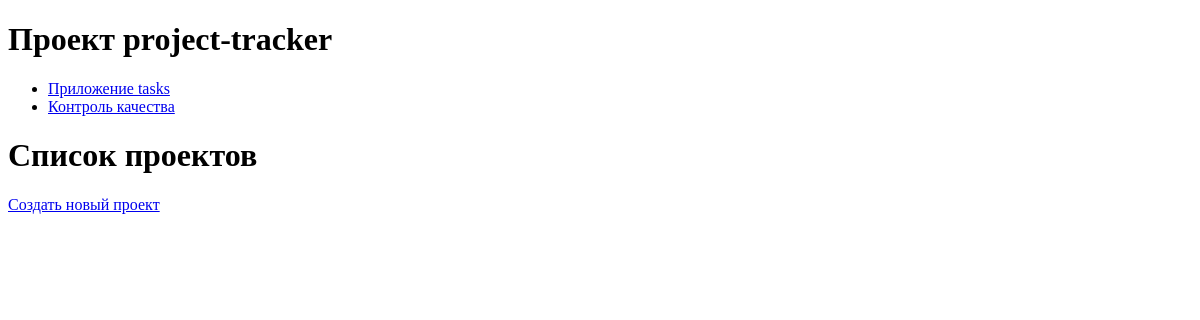
The app's page /tasks/projects/, older data.
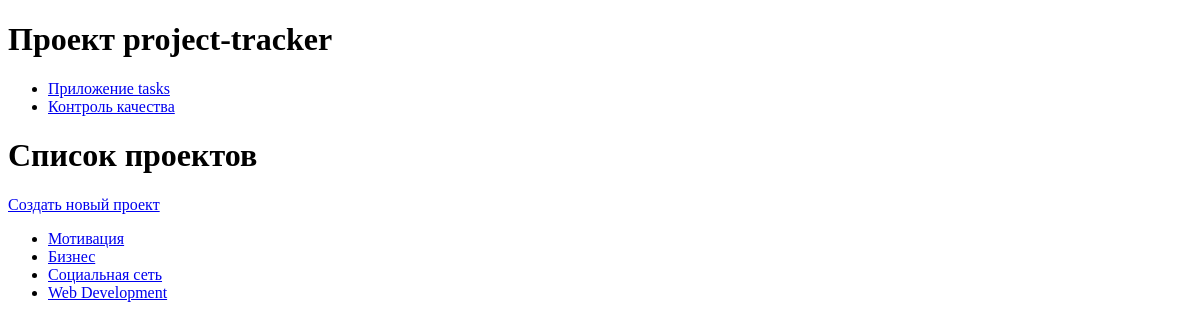
The same page, newer data.
### tasks/models.py (models this page shows, shortened)
class Project(models.Model):
    name = models.CharField(max_length=100)
    description = models.TextField()
    created_at = models.DateTimeField(auto_now_add=True)

### tasks/views.py (the view)
# urls.py: path('projects/', views.ProjectsListView.as_view(), name='projects_list'),
class ProjectsListView(ListView):
    model = Project
    context_object_name = 'projects_list'
    template_name = 'tasks/projects_list.html'

### tasks/templates/tasks/projects_list.html
{% extends 'base/base.html' %}
{% block content %}
    <h1>Список проектов</h1>
    <p><a href="{% url 'tasks:create_project' %}">Создать новый проект</a></p>
    <ul>
        {% for project in projects_list %}
            <li><a href="{% url 'tasks:project_detail' project.id %}">{{ project.name }}</a></li>
        {% endfor %}
    </ul>
{% endblock %}

### templates/base/base.html (shortened to what this page needs)
<!DOCTYPE html>
<html lang="en">
<head>
</head>
<body>
    <header>
      <h1>Проект project-tracker</h1>
    </header>
    {% include 'base/nav.html' %}
    <main>
        {% block content %}{% endblock %}
    </main>
</body>
</html>

### templates/base/nav.html
<nav>
    <ul>
        <li><a href="{% url 'tasks:index' %}">Приложение tasks</a></li>
        <li><a href="{% url 'quality_control:index' %}">Контроль качества</a></li>
    </ul>
</nav>

Row changes from the older to the newer data that the page shows:
added Project: name "Мотивация"
added Project: name "Бизнес"
added Project: name "Социальная сеть"
added Project: name "Web Development"
